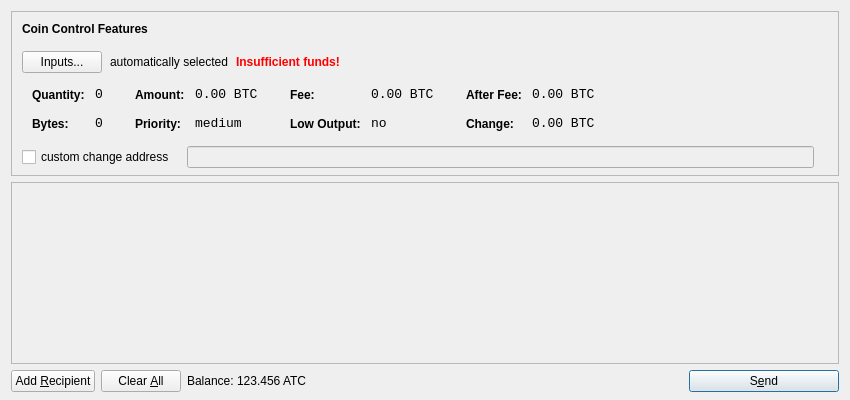
<?xml version="1.0" encoding="UTF-8"?>
<ui version="4.0">
 <class>SendCoinsDialog</class>
 <widget class="QDialog" name="SendCoinsDialog">
  <property name="geometry">
   <rect>
    <x>0</x>
    <y>0</y>
    <width>850</width>
    <height>400</height>
   </rect>
  </property>
  <property name="windowTitle">
   <string>Send Coins</string>
  </property>
  <layout class="QVBoxLayout" name="verticalLayout" stretch="0,1,0">
   <property name="bottomMargin">
    <number>8</number>
   </property>
   <item>
    <widget class="QFrame" name="frameCoinControl">
     <property name="sizePolicy">
      <sizepolicy hsizetype="Expanding" vsizetype="Expanding">
       <horstretch>0</horstretch>
       <verstretch>0</verstretch>
      </sizepolicy>
     </property>
     <property name="maximumSize">
      <size>
       <width>16777215</width>
       <height>16777215</height>
      </size>
     </property>
     <property name="frameShape">
      <enum>QFrame::StyledPanel</enum>
     </property>
     <property name="frameShadow">
      <enum>QFrame::Sunken</enum>
     </property>
     <layout class="QVBoxLayout" name="verticalLayoutCoinControl2">
      <property name="spacing">
       <number>-1</number>
      </property>
      <property name="leftMargin">
       <number>0</number>
      </property>
      <property name="topMargin">
       <number>0</number>
      </property>
      <property name="rightMargin">
       <number>0</number>
      </property>
      <property name="bottomMargin">
       <number>6</number>
      </property>
      <item>
       <layout class="QVBoxLayout" name="verticalLayoutCoinControl" stretch="0,0,0,0,1">
        <property name="spacing">
         <number>0</number>
        </property>
        <property name="leftMargin">
         <number>10</number>
        </property>
        <property name="topMargin">
         <number>10</number>
        </property>
        <item>
         <layout class="QHBoxLayout" name="horizontalLayoutCoinControl1">
          <property name="bottomMargin">
           <number>15</number>
          </property>
          <item>
           <widget class="QLabel" name="labelCoinControlFeatures">
            <property name="sizePolicy">
             <sizepolicy hsizetype="Preferred" vsizetype="Maximum">
              <horstretch>0</horstretch>
              <verstretch>0</verstretch>
             </sizepolicy>
            </property>
            <property name="font">
             <font>
              <weight>75</weight>
              <bold>true</bold>
             </font>
            </property>
            <property name="styleSheet">
             <string notr="true">font-weight:bold;</string>
            </property>
            <property name="text">
             <string>Coin Control Features</string>
            </property>
           </widget>
          </item>
         </layout>
        </item>
        <item>
         <layout class="QHBoxLayout" name="horizontalLayoutCoinControl2" stretch="0,0,0,0">
          <property name="spacing">
           <number>8</number>
          </property>
          <property name="bottomMargin">
           <number>10</number>
          </property>
          <item>
           <widget class="QPushButton" name="pushButtonCoinControl">
            <property name="styleSheet">
             <string notr="true"/>
            </property>
            <property name="text">
             <string>Inputs...</string>
            </property>
           </widget>
          </item>
          <item>
           <widget class="QLabel" name="labelCoinControlAutomaticallySelected">
            <property name="text">
             <string>automatically selected</string>
            </property>
            <property name="margin">
             <number>5</number>
            </property>
           </widget>
          </item>
          <item>
           <widget class="QLabel" name="labelCoinControlInsuffFunds">
            <property name="font">
             <font>
              <weight>75</weight>
              <bold>true</bold>
             </font>
            </property>
            <property name="styleSheet">
             <string notr="true">color:red;font-weight:bold;</string>
            </property>
            <property name="text">
             <string>Insufficient funds!</string>
            </property>
            <property name="margin">
             <number>5</number>
            </property>
           </widget>
          </item>
          <item>
           <spacer name="horizontalSpacerCoinControl">
            <property name="orientation">
             <enum>Qt::Horizontal</enum>
            </property>
            <property name="sizeHint" stdset="0">
             <size>
              <width>40</width>
              <height>1</height>
             </size>
            </property>
           </spacer>
          </item>
         </layout>
        </item>
        <item>
         <widget class="QWidget" name="widgetCoinControl" native="true">
          <property name="sizePolicy">
           <sizepolicy hsizetype="Preferred" vsizetype="Preferred">
            <horstretch>0</horstretch>
            <verstretch>0</verstretch>
           </sizepolicy>
          </property>
          <property name="minimumSize">
           <size>
            <width>0</width>
            <height>0</height>
           </size>
          </property>
          <property name="styleSheet">
           <string notr="true"/>
          </property>
          <layout class="QHBoxLayout" name="horizontalLayoutCoinControl5">
           <property name="margin">
            <number>0</number>
           </property>
           <item>
            <layout class="QHBoxLayout" name="horizontalLayoutCoinControl3" stretch="0,0,0,1">
             <property name="spacing">
              <number>20</number>
             </property>
             <property name="topMargin">
              <number>0</number>
             </property>
             <property name="bottomMargin">
              <number>10</number>
             </property>
             <item>
              <layout class="QFormLayout" name="formLayoutCoinControl1">
               <property name="horizontalSpacing">
                <number>10</number>
               </property>
               <property name="verticalSpacing">
                <number>14</number>
               </property>
               <property name="leftMargin">
                <number>10</number>
               </property>
               <property name="topMargin">
                <number>4</number>
               </property>
               <property name="rightMargin">
                <number>6</number>
               </property>
               <item row="0" column="0">
                <widget class="QLabel" name="labelCoinControlQuantityText">
                 <property name="styleSheet">
                  <string notr="true">font-weight:bold;</string>
                 </property>
                 <property name="text">
                  <string>Quantity:</string>
                 </property>
                 <property name="margin">
                  <number>0</number>
                 </property>
                </widget>
               </item>
               <item row="0" column="1">
                <widget class="QLabel" name="labelCoinControlQuantity">
                 <property name="font">
                  <font>
                   <family>Monospace</family>
                   <pointsize>10</pointsize>
                  </font>
                 </property>
                 <property name="cursor">
                  <cursorShape>IBeamCursor</cursorShape>
                 </property>
                 <property name="contextMenuPolicy">
                  <enum>Qt::ActionsContextMenu</enum>
                 </property>
                 <property name="text">
                  <string notr="true">0</string>
                 </property>
                 <property name="margin">
                  <number>0</number>
                 </property>
                 <property name="textInteractionFlags">
                  <set>Qt::LinksAccessibleByMouse|Qt::TextSelectableByKeyboard|Qt::TextSelectableByMouse</set>
                 </property>
                </widget>
               </item>
               <item row="1" column="0">
                <widget class="QLabel" name="labelCoinControlBytesText">
                 <property name="styleSheet">
                  <string notr="true">font-weight:bold;</string>
                 </property>
                 <property name="text">
                  <string>Bytes:</string>
                 </property>
                </widget>
               </item>
               <item row="1" column="1">
                <widget class="QLabel" name="labelCoinControlBytes">
                 <property name="font">
                  <font>
                   <family>Monospace</family>
                   <pointsize>10</pointsize>
                  </font>
                 </property>
                 <property name="cursor">
                  <cursorShape>IBeamCursor</cursorShape>
                 </property>
                 <property name="contextMenuPolicy">
                  <enum>Qt::ActionsContextMenu</enum>
                 </property>
                 <property name="text">
                  <string notr="true">0</string>
                 </property>
                 <property name="textInteractionFlags">
                  <set>Qt::LinksAccessibleByMouse|Qt::TextSelectableByKeyboard|Qt::TextSelectableByMouse</set>
                 </property>
                </widget>
               </item>
              </layout>
             </item>
             <item>
              <layout class="QFormLayout" name="formLayoutCoinControl2">
               <property name="horizontalSpacing">
                <number>10</number>
               </property>
               <property name="verticalSpacing">
                <number>14</number>
               </property>
               <property name="leftMargin">
                <number>6</number>
               </property>
               <property name="topMargin">
                <number>4</number>
               </property>
               <property name="rightMargin">
                <number>6</number>
               </property>
               <item row="0" column="0">
                <widget class="QLabel" name="labelCoinControlAmountText">
                 <property name="styleSheet">
                  <string notr="true">font-weight:bold;</string>
                 </property>
                 <property name="text">
                  <string>Amount:</string>
                 </property>
                 <property name="margin">
                  <number>0</number>
                 </property>
                </widget>
               </item>
               <item row="0" column="1">
                <widget class="QLabel" name="labelCoinControlAmount">
                 <property name="font">
                  <font>
                   <family>Monospace</family>
                   <pointsize>10</pointsize>
                  </font>
                 </property>
                 <property name="cursor">
                  <cursorShape>IBeamCursor</cursorShape>
                 </property>
                 <property name="contextMenuPolicy">
                  <enum>Qt::ActionsContextMenu</enum>
                 </property>
                 <property name="text">
                  <string notr="true">0.00 BTC</string>
                 </property>
                 <property name="textInteractionFlags">
                  <set>Qt::LinksAccessibleByMouse|Qt::TextSelectableByKeyboard|Qt::TextSelectableByMouse</set>
                 </property>
                </widget>
               </item>
               <item row="1" column="0">
                <widget class="QLabel" name="labelCoinControlPriorityText">
                 <property name="styleSheet">
                  <string notr="true">font-weight:bold;</string>
                 </property>
                 <property name="text">
                  <string>Priority:</string>
                 </property>
                </widget>
               </item>
               <item row="1" column="1">
                <widget class="QLabel" name="labelCoinControlPriority">
                 <property name="font">
                  <font>
                   <family>Monospace</family>
                   <pointsize>10</pointsize>
                  </font>
                 </property>
                 <property name="cursor">
                  <cursorShape>IBeamCursor</cursorShape>
                 </property>
                 <property name="contextMenuPolicy">
                  <enum>Qt::ActionsContextMenu</enum>
                 </property>
                 <property name="text">
                  <string>medium</string>
                 </property>
                 <property name="textInteractionFlags">
                  <set>Qt::LinksAccessibleByMouse|Qt::TextSelectableByKeyboard|Qt::TextSelectableByMouse</set>
                 </property>
                </widget>
               </item>
              </layout>
             </item>
             <item>
              <layout class="QFormLayout" name="formLayoutCoinControl3">
               <property name="horizontalSpacing">
                <number>10</number>
               </property>
               <property name="verticalSpacing">
                <number>14</number>
               </property>
               <property name="leftMargin">
                <number>6</number>
               </property>
               <property name="topMargin">
                <number>4</number>
               </property>
               <property name="rightMargin">
                <number>6</number>
               </property>
               <item row="0" column="0">
                <widget class="QLabel" name="labelCoinControlFeeText">
                 <property name="styleSheet">
                  <string notr="true">font-weight:bold;</string>
                 </property>
                 <property name="text">
                  <string>Fee:</string>
                 </property>
                 <property name="margin">
                  <number>0</number>
                 </property>
                </widget>
               </item>
               <item row="0" column="1">
                <widget class="QLabel" name="labelCoinControlFee">
                 <property name="font">
                  <font>
                   <family>Monospace</family>
                   <pointsize>10</pointsize>
                  </font>
                 </property>
                 <property name="cursor">
                  <cursorShape>IBeamCursor</cursorShape>
                 </property>
                 <property name="contextMenuPolicy">
                  <enum>Qt::ActionsContextMenu</enum>
                 </property>
                 <property name="text">
                  <string notr="true">0.00 BTC</string>
                 </property>
                 <property name="textInteractionFlags">
                  <set>Qt::LinksAccessibleByMouse|Qt::TextSelectableByKeyboard|Qt::TextSelectableByMouse</set>
                 </property>
                </widget>
               </item>
               <item row="1" column="0">
                <widget class="QLabel" name="labelCoinControlLowOutputText">
                 <property name="styleSheet">
                  <string notr="true">font-weight:bold;</string>
                 </property>
                 <property name="text">
                  <string>Low Output:</string>
                 </property>
                </widget>
               </item>
               <item row="1" column="1">
                <widget class="QLabel" name="labelCoinControlLowOutput">
                 <property name="font">
                  <font>
                   <family>Monospace</family>
                   <pointsize>10</pointsize>
                  </font>
                 </property>
                 <property name="cursor">
                  <cursorShape>IBeamCursor</cursorShape>
                 </property>
                 <property name="contextMenuPolicy">
                  <enum>Qt::ActionsContextMenu</enum>
                 </property>
                 <property name="text">
                  <string>no</string>
                 </property>
                 <property name="textInteractionFlags">
                  <set>Qt::LinksAccessibleByMouse|Qt::TextSelectableByKeyboard|Qt::TextSelectableByMouse</set>
                 </property>
                </widget>
               </item>
              </layout>
             </item>
             <item>
              <layout class="QFormLayout" name="formLayoutCoinControl4">
               <property name="horizontalSpacing">
                <number>10</number>
               </property>
               <property name="verticalSpacing">
                <number>14</number>
               </property>
               <property name="leftMargin">
                <number>6</number>
               </property>
               <property name="topMargin">
                <number>4</number>
               </property>
               <property name="rightMargin">
                <number>6</number>
               </property>
               <item row="0" column="0">
                <widget class="QLabel" name="labelCoinControlAfterFeeText">
                 <property name="styleSheet">
                  <string notr="true">font-weight:bold;</string>
                 </property>
                 <property name="text">
                  <string>After Fee:</string>
                 </property>
                 <property name="margin">
                  <number>0</number>
                 </property>
                </widget>
               </item>
               <item row="0" column="1">
                <widget class="QLabel" name="labelCoinControlAfterFee">
                 <property name="font">
                  <font>
                   <family>Monospace</family>
                   <pointsize>10</pointsize>
                  </font>
                 </property>
                 <property name="cursor">
                  <cursorShape>IBeamCursor</cursorShape>
                 </property>
                 <property name="contextMenuPolicy">
                  <enum>Qt::ActionsContextMenu</enum>
                 </property>
                 <property name="text">
                  <string notr="true">0.00 BTC</string>
                 </property>
                 <property name="textInteractionFlags">
                  <set>Qt::LinksAccessibleByMouse|Qt::TextSelectableByKeyboard|Qt::TextSelectableByMouse</set>
                 </property>
                </widget>
               </item>
               <item row="1" column="0">
                <widget class="QLabel" name="labelCoinControlChangeText">
                 <property name="styleSheet">
                  <string notr="true">font-weight:bold;</string>
                 </property>
                 <property name="text">
                  <string>Change:</string>
                 </property>
                </widget>
               </item>
               <item row="1" column="1">
                <widget class="QLabel" name="labelCoinControlChange">
                 <property name="font">
                  <font>
                   <family>Monospace</family>
                   <pointsize>10</pointsize>
                  </font>
                 </property>
                 <property name="cursor">
                  <cursorShape>IBeamCursor</cursorShape>
                 </property>
                 <property name="contextMenuPolicy">
                  <enum>Qt::ActionsContextMenu</enum>
                 </property>
                 <property name="text">
                  <string notr="true">0.00 BTC</string>
                 </property>
                 <property name="textInteractionFlags">
                  <set>Qt::LinksAccessibleByMouse|Qt::TextSelectableByKeyboard|Qt::TextSelectableByMouse</set>
                 </property>
                </widget>
               </item>
              </layout>
             </item>
            </layout>
           </item>
          </layout>
         </widget>
        </item>
        <item>
         <layout class="QHBoxLayout" name="horizontalLayoutCoinControl4" stretch="0,0,0">
          <property name="spacing">
           <number>12</number>
          </property>
          <property name="sizeConstraint">
           <enum>QLayout::SetDefaultConstraint</enum>
          </property>
          <property name="topMargin">
           <number>5</number>
          </property>
          <property name="rightMargin">
           <number>5</number>
          </property>
          <item>
           <widget class="QCheckBox" name="checkBoxCoinControlChange">
            <property name="text">
             <string>custom change address</string>
            </property>
           </widget>
          </item>
          <item>
           <widget class="QLineEdit" name="lineEditCoinControlChange">
            <property name="enabled">
             <bool>false</bool>
            </property>
            <property name="sizePolicy">
             <sizepolicy hsizetype="Expanding" vsizetype="Fixed">
              <horstretch>0</horstretch>
              <verstretch>0</verstretch>
             </sizepolicy>
            </property>
           </widget>
          </item>
          <item>
           <widget class="QLabel" name="labelCoinControlChangeLabel">
            <property name="sizePolicy">
             <sizepolicy hsizetype="Preferred" vsizetype="Expanding">
              <horstretch>0</horstretch>
              <verstretch>0</verstretch>
             </sizepolicy>
            </property>
            <property name="minimumSize">
             <size>
              <width>0</width>
              <height>0</height>
             </size>
            </property>
            <property name="text">
             <string/>
            </property>
            <property name="margin">
             <number>3</number>
            </property>
           </widget>
          </item>
         </layout>
        </item>
        <item>
         <spacer name="verticalSpacerCoinControl">
          <property name="orientation">
           <enum>Qt::Vertical</enum>
          </property>
          <property name="sizeHint" stdset="0">
           <size>
            <width>800</width>
            <height>1</height>
           </size>
          </property>
         </spacer>
        </item>
       </layout>
      </item>
     </layout>
    </widget>
   </item>
   <item>
    <widget class="QScrollArea" name="scrollArea">
     <property name="widgetResizable">
      <bool>true</bool>
     </property>
     <widget class="QWidget" name="scrollAreaWidgetContents">
      <property name="geometry">
       <rect>
        <x>0</x>
        <y>0</y>
        <width>830</width>
        <height>165</height>
       </rect>
      </property>
      <layout class="QVBoxLayout" name="verticalLayout_2">
       <property name="margin">
        <number>0</number>
       </property>
       <item>
        <layout class="QVBoxLayout" name="entries">
         <property name="spacing">
          <number>6</number>
         </property>
        </layout>
       </item>
       <item>
        <spacer name="verticalSpacer">
         <property name="orientation">
          <enum>Qt::Vertical</enum>
         </property>
         <property name="sizeHint" stdset="0">
          <size>
           <width>20</width>
           <height>40</height>
          </size>
         </property>
        </spacer>
       </item>
      </layout>
     </widget>
    </widget>
   </item>
   <item>
    <layout class="QHBoxLayout" name="horizontalLayout">
     <item>
      <widget class="QPushButton" name="addButton">
       <property name="toolTip">
        <string>Send to multiple recipients at once</string>
       </property>
       <property name="text">
        <string>Add &amp;Recipient</string>
       </property>
       <property name="icon">
        <iconset resource="../bitcoin.qrc">
         <normaloff>:/icons/add</normaloff>:/icons/add</iconset>
       </property>
       <property name="autoDefault">
        <bool>false</bool>
       </property>
      </widget>
     </item>
     <item>
      <widget class="QPushButton" name="clearButton">
       <property name="sizePolicy">
        <sizepolicy hsizetype="Minimum" vsizetype="Fixed">
         <horstretch>0</horstretch>
         <verstretch>0</verstretch>
        </sizepolicy>
       </property>
       <property name="toolTip">
        <string>Remove all transaction fields</string>
       </property>
       <property name="text">
        <string>Clear &amp;All</string>
       </property>
       <property name="icon">
        <iconset resource="../bitcoin.qrc">
         <normaloff>:/icons/remove</normaloff>:/icons/remove</iconset>
       </property>
       <property name="autoRepeatDelay">
        <number>300</number>
       </property>
       <property name="autoDefault">
        <bool>false</bool>
       </property>
      </widget>
     </item>
     <item>
      <layout class="QHBoxLayout" name="horizontalLayout_2">
       <property name="spacing">
        <number>3</number>
       </property>
       <item>
        <widget class="QLabel" name="label">
         <property name="text">
          <string>Balance:</string>
         </property>
        </widget>
       </item>
       <item>
        <widget class="QLabel" name="labelBalance">
         <property name="cursor">
          <cursorShape>IBeamCursor</cursorShape>
         </property>
         <property name="text">
          <string>123.456 ATC</string>
         </property>
         <property name="textInteractionFlags">
          <set>Qt::LinksAccessibleByMouse|Qt::TextSelectableByKeyboard|Qt::TextSelectableByMouse</set>
         </property>
        </widget>
       </item>
      </layout>
     </item>
     <item>
      <spacer name="horizontalSpacer">
       <property name="orientation">
        <enum>Qt::Horizontal</enum>
       </property>
       <property name="sizeHint" stdset="0">
        <size>
         <width>40</width>
         <height>20</height>
        </size>
       </property>
      </spacer>
     </item>
     <item>
      <widget class="QPushButton" name="sendButton">
       <property name="minimumSize">
        <size>
         <width>150</width>
         <height>0</height>
        </size>
       </property>
       <property name="toolTip">
        <string>Confirm the send action</string>
       </property>
       <property name="text">
        <string>S&amp;end</string>
       </property>
       <property name="icon">
        <iconset resource="../bitcoin.qrc">
         <normaloff>:/icons/send</normaloff>:/icons/send</iconset>
       </property>
       <property name="default">
        <bool>true</bool>
       </property>
      </widget>
     </item>
    </layout>
   </item>
  </layout>
 </widget>
 <resources>
  <include location="../bitcoin.qrc"/>
 </resources>
 <connections/>
</ui>
